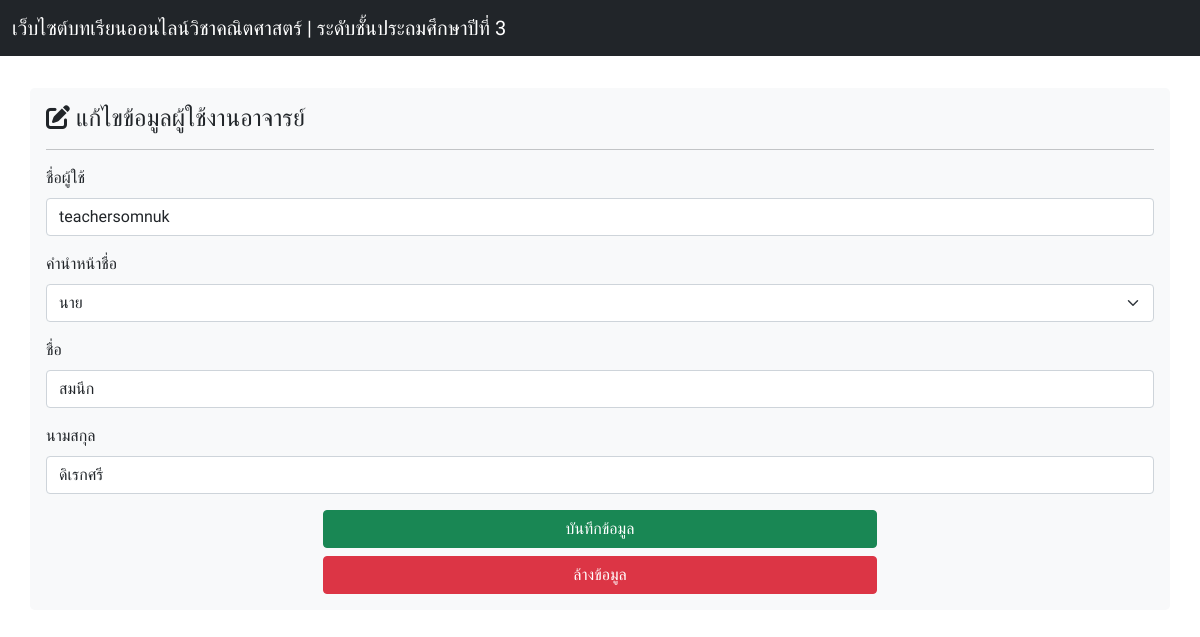
Page /Admin/addteacher/editteacher.php?id=1 (signed in) on the committed database.
### tables this page shows
CREATE TABLE `teachers` (
  `teacher_id` int(255) NOT NULL COMMENT 'รหัสอาจารย์',
  `username` varchar(255) NOT NULL COMMENT 'ชื่อผู้ใช้',
  `password` varchar(255) NOT NULL COMMENT 'รหัสผ่าน',
  `prefix` varchar(255) NOT NULL COMMENT 'คำนำหน้าชื่อ',
  `teacher_name` varchar(255) NOT NULL COMMENT 'ชื่อ',
  `teacher_surname` varchar(255) NOT NULL COMMENT 'นามสกุล',
  `license` varchar(255) NOT NULL COMMENT 'สิทธิการใช้งาน   '
);

### Admin/addteacher/editteacher.php (the view, shortened to what this page needs)
<?php
require_once('../../server/connect.php');
    $stmt = $conn->prepare("SELECT * FROM teachers WHERE teacher_id  = :teacher_id");
    $stmt->bindParam(':teacher_id', $teacher_id);
    $stmt->execute();
    $row = $stmt->fetch(PDO::FETCH_ASSOC);
?>
<!DOCTYPE html>
<html lang="en">
<head>
    <link href="https://cdn.jsdelivr.net/npm/bootstrap@5.0.2/dist/css/bootstrap.min.css" rel="stylesheet">
    <link rel="stylesheet" href="https://cdnjs.cloudflare.com/ajax/libs/font-awesome/6.0.0-beta3/css/all.min.css">
    <link rel="stylesheet" href="../../css/style.css">
</head>
<body>
    <div class="Menu">
   </div>
    <nav class="navbar navbar-expand-lg fixed-top navbar-dark bg-dark">
        <div class="container-fluid">
            <a class="navbar-brand" href="#">เว็บไซต์บทเรียนออนไลน์วิชาคณิตศาสตร์ | ระดับชั้นประถมศึกษาปีที่ 3</a>
        </div>
    </nav>
<br> <br> <br>
<div class="container my-3 p-3 bg-light rounded-3">
<H4> <i class="fas fa-edit"></i>
แก้ไขข้อมูลผู้ใช้งานอาจารย์ </H4>
        <hr>
        <form method="post">
            <div class="form-group mb-3">
                <label for="username" class="form-label">ชื่อผู้ใช้</label>
                <input class="form-control" type="text"name="username" value="<?php echo $row['username']?>" placeholder="ป้อนชื่อชื่อผู้ใช้" required>
            </div>
            <div class="form-group mb-3">
                <label for="prefix" class="form-label">คำนำหน้าชื่อ</label>
                <select class="form-select" name="prefix" aria-label="Default select example">
                    <option value="นาย">นาย</option>
                </select>
            </div>
            <div class="form-group mb-3">
                <label for="teacher_name" class="form-label">ชื่อ</label>
                <input class="form-control" type="text"name="teacher_name" value="<?php echo $row['teacher_name']?>" placeholder="ป้อนชื่อ" required>
            </div>
            <div class="form-group mb-3">
                <label for="teacher_surname" class="form-label">นามสกุล</label>
                <input class="form-control" type="text"name="teacher_surname" value="<?php echo $row['teacher_surname']?>" placeholder="ป้อนนามสกุล" required>
            </div>
            <div class="d-grid gap-2 col-6 mx-auto">
                <button type="button" class="btn btn-success" data-bs-toggle="modal" data-bs-target="#exampleModal">
                บันทึกข้อมูล
                </button>
                <button class="btn btn-danger" type="reset">ล้างข้อมูล</button>
            </div>
        </form>
    </div>
</body>
</html>

### css/style.css (style rules this page uses)
body { font-family: 'Prompt', sans-serif; }
H4 { font-family: 'Prompt', sans-serif; }
.Menu { position: absolute; left: 25px; height: 770px; bottom: 60px; font-size: 150%; }

### rows in the picture
teachers: username "teachersomnuk", teacher_name "สมนึก", teacher_surname "ดิเรกศรี"
